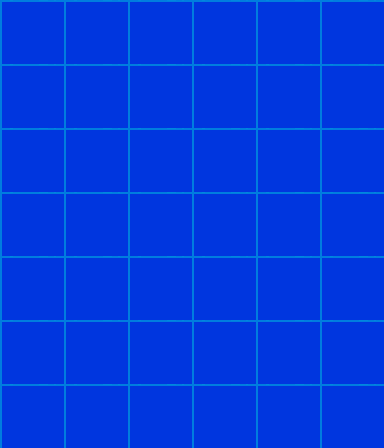

The image is a tile-based game level rendered from a .tmx file. Its description and source (layers, tilesets, objects; grid data summarised) follow:
An orthogonal 6x7 tile map with 64x64 px tiles, 1 tile layer (Tile Layer 1).

<map version="1.0" orientation="orthogonal" renderorder="right-down" width="6" height="7" tilewidth="64" tileheight="64" nextobjectid="1">
 <tileset firstgid="1" name="tile" tilewidth="64" tileheight="64">
  <image source="tile.gif" width="64" height="64" />
 </tileset>
 <layer name="Tile Layer 1" width="6" height="7">
  <data>[42 cells, 42 non-empty, 1 distinct tile ids]</data>
 </layer>
</map>